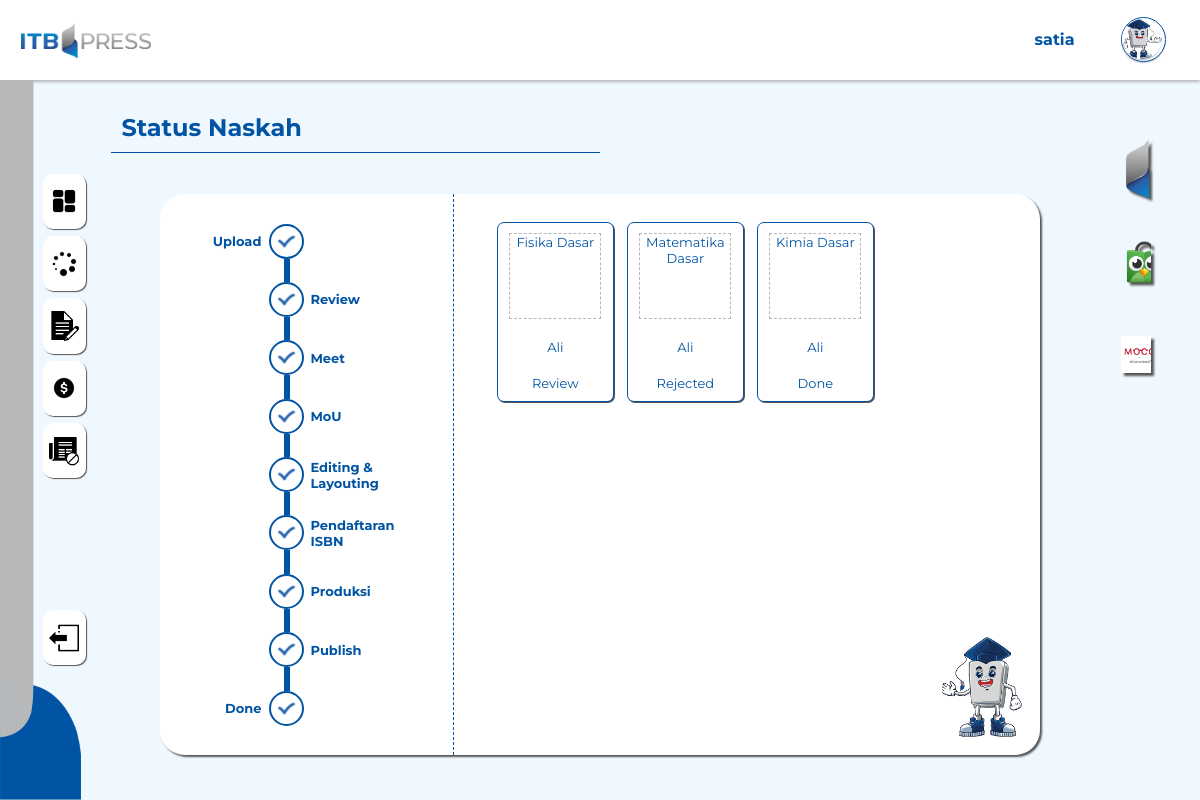
Page /status/index.php (signed in) on the earlier database version.
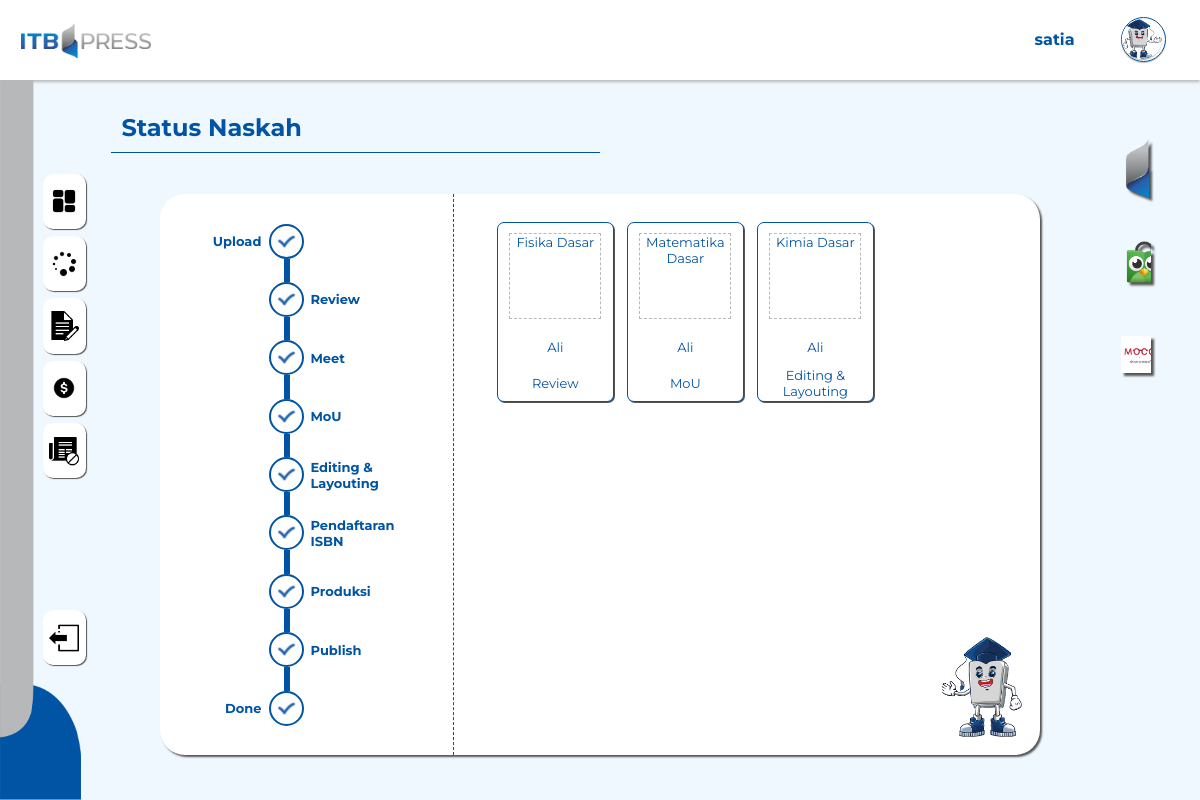
Same page on the later database version.
### tables this page shows
CREATE TABLE `buku` (
  `id_buku` int(15) NOT NULL,
  `judul` varchar(225) NOT NULL,
  `kategori` varchar(225) NOT NULL,
  `penulis` varchar(225) NOT NULL,
  `naskah` varchar(225) NOT NULL,
  `sinopsis` varchar(225) NOT NULL,
  `isbn` varchar(225) NOT NULL,
  `e_isbn` varchar(225) NOT NULL,
  `royalti` varchar(225) NOT NULL,
  `status` varchar(225) NOT NULL,
  `id_penulis` int(15) NOT NULL,
  `created` datetime NOT NULL DEFAULT current_timestamp(),
  `updated` datetime DEFAULT NULL ON UPDATE current_timestamp()
);

### status/index.php (the view, shortened to what the changed rows need)
<?php
require '../conn.php';
$id = $_SESSION['id_user'];
$result = mysqli_query($conn, "SELECT * FROM user WHERE id_user= '$id'");
$user = mysqli_fetch_array($result);
$email = $user['email'];
$penulis = mysqli_query($conn, "SELECT * FROM penulis WHERE email= '$email'");
$data = mysqli_fetch_array($penulis);
$idpenulis = $data['id_penulis'];
$buku = mysqli_query($conn, "SELECT  * FROM buku WHERE  id_penulis='$idpenulis'");
$countbuku = mysqli_fetch_array(mysqli_query($conn, "SELECT COUNT(*) FROM buku WHERE id_penulis = '$idpenulis'"));
$jmllist = $countbuku['COUNT(*)'];
?>
<!DOCTYPE html>
<html lang="en">
<head>
    <link rel="stylesheet" href="style.css">
</head>
<body>
    <div class="container">
        <div class="content">
            <div class="box-content">
                <div class="content-status">
                    <div class="status-box">
                        <div class="status-track">
                            <div class="info-status">
                                <?php if(!isset($_GET['id'])) { ?>
                                    <div id="list-buku" class="list-buku-status">
                                        <?php if($jmllist != 0) { ?>
                                            <?php while($bukuku = mysqli_fetch_array($buku)) { ?>
                                                <form action="control.php" method="post">
                                                    <div class="aaa">
                                                        <button type="submit" name="listbuku" class="buku-buku">
                                                            <div class="buku-judul">
                                                                <p><?php echo $bukuku['judul'] ?></p>
                                                            </div>
                                                            <div class="buku-penulis"><?php echo $bukuku['penulis'] ?></div>
                                                            <div class="buku-status"><?php echo $bukuku['status'] ?></div>
                                                        </button>
                                                    </div>
                                                </form>
                                            <?php } ?>
                                        <?php } ?>
                                    </div>
                                <?php } ?>
                            </div>
                        </div>
                    </div>
                </div>
            </div>
        </div>
    </div>
</body>
</html>

Differences in the rows shown:
changed buku "Matematika Dasar": status "Rejected" → "MoU"
changed buku "Kimia Dasar": status "Done" → "Editing & Layouting"
